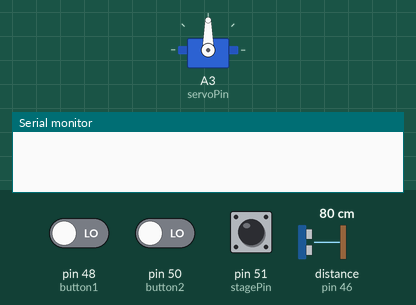
Recording of a sketch running on a simulated Arduino Mega 2560, built with avr-gcc and run on an emulated ATmega2560. On the bench: servo, the last lines printed to the serial monitor. Wiring (inferred from the names in the program): ultrasonic range finder: trigger pin 9; echo pin 46. Inputs (shaded band) come from the test bench; at power-on: distance to the obstacle (sensor on pin 46) 80 cm, pin 51 (stagePin) HIGH, pin 48 (button1) LOW, pin 50 (button2) LOW. The echo pulse lasts 58.3 µs per cm.

Above: at 1.2 s.
1.3 s: distance to the obstacle (sensor on pin 46) set to 2 cm
4.3 s: pin 51 (stagePin) driven LOW
At 4.6 s:
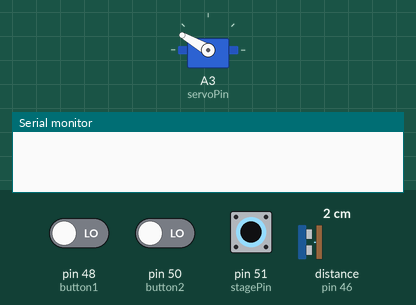
5.8 s: pin 51 (stagePin) driven HIGH
At 7.9 s:
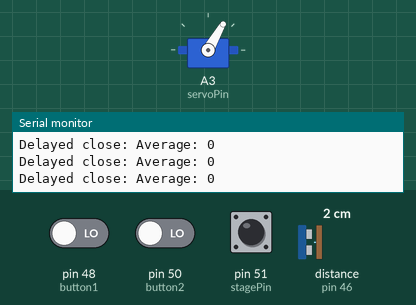
8.7 s: distance to the obstacle (sensor on pin 46) set to 35 cm
11.7 s: pin 51 (stagePin) pulsed LOW 2 times (0.12 s each, 0.3 s apart)
At 11.91 s:
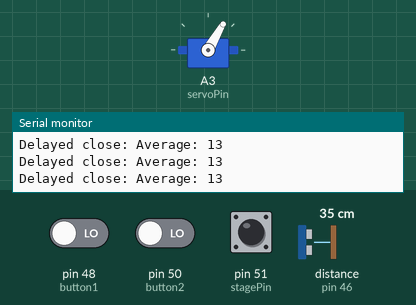
15.3 s: pin 48 (button1) driven HIGH and pin 50 (button2) driven HIGH
At 17.6 s:
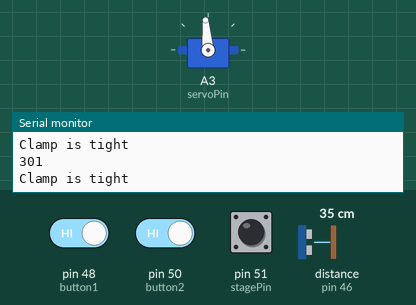
Timing chart, 0 to 19.1 s (numbered marks = the images above; inputs shaded):
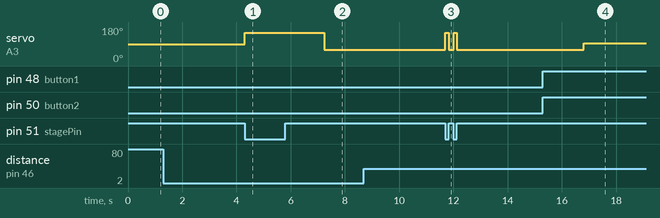

Measured:
- after the input at 1.3 s, every drawn part: stays the same
- after the input at 4.3 s, servo on A3 (servoPin): 90° → 150° at once
- after the input at 5.8 s, servo on A3 (servoPin): 150° → 60° after 1.4 s
- after the input at 11.7 s, servo on A3 (servoPin): alternates 150° for 0.11 s and 60° for 0.20 s, 4 changes in all, then stays 60°, starting at once
- after the input at 15.3 s, servo on A3 (servoPin): 60° → 95° after 1.5 s

The sketch:

clamp.ino
```cpp
/* Authors: Dilan Lahkani, Michelle Loven
 * Created: March 20, 2019
 * Last edited: July 26, 2019
 *
 * created by Rui Santos, https://randomnerdtutorials.com
 *
 * Complete Guide for Ultrasonic Sensor HC-SR04
 *
    Ultrasonic sensor Pins:
        VCC: +5VDC
        Trig : Trigger (INPUT) - Pin11
        Echo: Echo (OUTPUT) - Pin 12
        GND: GND
 */
#include <Servo.h>
int trigPin = 9;    // Trigger
int echoPin = 46;    // Echo
int servoPin = A3; //analog pin for servo
int button1 = 48; //digital pin for first button
int button2 = 50; //digital pin for second button
long duration, cm, inches;
int val1 = 0;
int val2 = 0;
Servo myservo;

int stage = 2;
int stagePin = 51;

const int numReadings = 10;
int readings[numReadings];      // the readings from the analog input
int readIndex = 0;              // the index of the current reading
int total = 0;                  // the running total
int average = 0;                // the average
int counter = 0;
int counter2 = 0;


void setup() {
  //Serial Port begin
  Serial.begin (9600);
  //Define inputs and outputs
  pinMode(trigPin, OUTPUT);
  pinMode(echoPin, INPUT);
  pinMode(button1,INPUT);
  pinMode(button2,INPUT);
  pinMode(stagePin,INPUT);
  myservo.attach(servoPin);
  total = 0;
  average = 0;
  for (int thisReading = 0; thisReading < numReadings; thisReading++){
    readings[thisReading] = 0;
  }
}

void ultrasonic() {
    // The sensor is triggered by a HIGH pulse of 10 or more microseconds.
  // Give a short LOW pulse beforehand to ensure a clean HIGH pulse:
  digitalWrite(trigPin, LOW);
  delayMicroseconds(5);
  digitalWrite(trigPin, HIGH);
  delayMicroseconds(10);
  digitalWrite(trigPin, LOW);

  // Read the signal from the sensor: a HIGH pulse whose
  // duration is the time (in microseconds) from the sending
  // of the ping to the reception of its echo off of an object.
  pinMode(echoPin, INPUT);
  duration = pulseIn(echoPin, HIGH);

  // Convert the time into a distance
  inches = (duration/2) / 74;   // Divide by 74 or multiply by 0.0135
  getAverage();
}


void getAverage(){
  // subtract the last reading:
    total = total - readings[readIndex];
    // read from the sensor:
    readings[readIndex] = inches;
    // add the reading to the total:
    total = total + readings[readIndex];
    // advance to the next position in the array:
    readIndex++;

    // if we're at the end of the array
    if (readIndex >= numReadings) {
      //wrap around to the beginning
      readIndex = 0;
    }

    // calculate the average:
    average = total / numReadings;

}

//close = 1
//open = 0

void checkButton(){
  while(digitalRead(stagePin) == 0){
    openClamp();
  }
}

void openClamp(){
  myservo.write(150);
}


void loop() {
  checkButton();
    if(counter<=500){
      ultrasonic();
      delay(10);
      checkButton();
      counter++;
    }
    if(counter>=500){
      checkButton();
      val1 = digitalRead(button1);
      val2 = digitalRead(button2);

       if(average < 4){
        checkButton();
        //WHILE EITHER BUTTON IS NOT PRESSED
        while ((val1 == 0 or val2 == 0)){
          checkButton();
          myservo.write(60);              //closes clamp
          ultrasonic();                   //update ultrasonic reading
          val1 = digitalRead(button1);    //update buttons
          val2 = digitalRead(button2);
          Serial.println("Delayed close: Average: " + String(average));
         // Serial.println("Average: " + String(average));
         // Serial.println("Inches: " + String(inches));
        }
       }
      //WHILE BOTH BUTTONS ARE PRESSED
      while (val1 == 1 and  val2 == 1){
        if (counter2 <= 300){
           myservo.write(60);
           counter2++;
           delay(1);
           checkButton();
           //Serial.println("Delay of clamp");
        }
        else{
          myservo.write(95); //stops rotation
          val1 = digitalRead(button1); //update buttons
          val2 = digitalRead(button2);
          Serial.println("Clamp is tight");
          checkButton();
        }
        Serial.println(counter2);
        checkButton();
      }

      ultrasonic();
      if (average < 7){
        myservo.write(60);
        checkButton();
      }
      else{
        checkButton();
        myservo.write(95);
      }
      checkButton();
      Serial.print(average);
      Serial.print("in");
      Serial.println();
      delay(250);
    }
}
```
